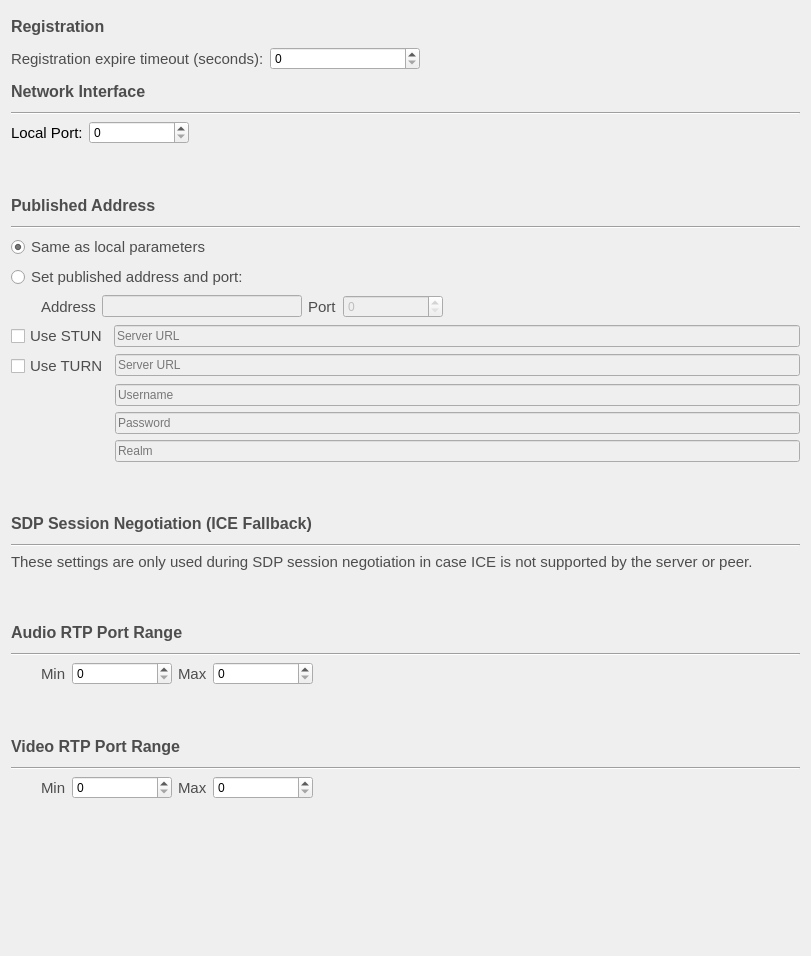
         <widget class="QWidget" name="scrollAreaWidgetContents">
          <property name="geometry">
           <rect>
            <x>0</x>
            <y>0</y>
            <width>811</width>
            <height>956</height>
           </rect>
          </property>
          <layout class="QVBoxLayout" name="verticalLayout_11">
           <item>
            <widget class="QLabel" name="label_2">
             <property name="minimumSize">
              <size>
               <width>0</width>
               <height>30</height>
              </size>
             </property>
             <property name="font">
              <font>
               <pointsize>12</pointsize>
               <weight>75</weight>
               <bold>true</bold>
              </font>
             </property>
             <property name="styleSheet">
              <string notr="true">color: rgb(77, 77, 77);</string>
             </property>
             <property name="text">
              <string>Registration</string>
             </property>
             <property name="buddy">
              <cstring>lrcfg_registrationExpire</cstring>
             </property>
            </widget>
           </item>
           <item>
            <layout class="QFormLayout" name="formLayout_3">
             <item row="0" column="0">
              <widget class="QLabel" name="label_9">
               <property name="font">
                <font>
                 <pointsize>11</pointsize>
                </font>
               </property>
               <property name="styleSheet">
                <string notr="true">color: rgb(77, 77, 77);</string>
               </property>
               <property name="text">
                <string>Registration expire timeout (seconds):</string>
               </property>
               <property name="buddy">
                <cstring>lrcfg_registrationExpire</cstring>
               </property>
              </widget>
             </item>
             <item row="0" column="1">
              <widget class="QSpinBox" name="lrcfg_registrationExpire">
               <property name="maximumSize">
                <size>
                 <width>150</width>
                 <height>16777215</height>
                </size>
               </property>
               <property name="toolTip">
                <string>Registration timeout selector spinbox</string>
               </property>
              </widget>
             </item>
            </layout>
           </item>
           <item>
            <widget class="QLabel" name="label_3">
             <property name="minimumSize">
              <size>
               <width>0</width>
               <height>30</height>
              </size>
             </property>
             <property name="font">
              <font>
               <pointsize>12</pointsize>
               <weight>75</weight>
               <bold>true</bold>
              </font>
             </property>
             <property name="styleSheet">
              <string notr="true">color: rgb(77, 77, 77);</string>
             </property>
             <property name="text">
              <string>Network Interface</string>
             </property>
            </widget>
           </item>
           <item>
            <widget class="Line" name="line_8">
             <property name="orientation">
              <enum>Qt::Horizontal</enum>
             </property>
            </widget>
           </item>
           <item>
            <layout class="QFormLayout" name="formLayout_4">
             <item row="0" column="0">
              <widget class="QLabel" name="label_10">
               <property name="font">
                <font>
                 <pointsize>11</pointsize>
                </font>
               </property>
               <property name="text">
                <string>Local Port:</string>
               </property>
               <property name="buddy">
                <cstring>lrcfg_localPort</cstring>
               </property>
              </widget>
             </item>
             <item row="0" column="1">
              <layout class="QHBoxLayout" name="horizontalLayout_7">
               <item>
                <widget class="QSpinBox" name="lrcfg_localPort">
                 <property name="minimumSize">
                  <size>
                   <width>100</width>
                   <height>0</height>
                  </size>
                 </property>
                 <property name="toolTip">
                  <string>local port selector spinbox</string>
                 </property>
                 <property name="maximum">
                  <number>65535</number>
                 </property>
                </widget>
               </item>
               <item>
                <spacer name="horizontalSpacer_4">
                 <property name="orientation">
                  <enum>Qt::Horizontal</enum>
                 </property>
                 <property name="sizeHint" stdset="0">
                  <size>
                   <width>40</width>
                   <height>20</height>
                  </size>
                 </property>
                </spacer>
               </item>
              </layout>
             </item>
            </layout>
           </item>
           <item>
            <spacer name="verticalSpacer_10">
             <property name="orientation">
              <enum>Qt::Vertical</enum>
             </property>
             <property name="sizeType">
              <enum>QSizePolicy::Fixed</enum>
             </property>
             <property name="sizeHint" stdset="0">
              <size>
               <width>20</width>
               <height>40</height>
              </size>
             </property>
            </spacer>
           </item>
           <item>
            <widget class="QLabel" name="label_4">
             <property name="minimumSize">
              <size>
               <width>0</width>
               <height>30</height>
              </size>
             </property>
             <property name="font">
              <font>
               <pointsize>12</pointsize>
               <weight>75</weight>
               <bold>true</bold>
              </font>
             </property>
             <property name="styleSheet">
              <string notr="true">color: rgb(77, 77, 77);</string>
             </property>
             <property name="text">
              <string>Published Address</string>
             </property>
            </widget>
           </item>
           <item>
            <widget class="Line" name="line_9">
             <property name="orientation">
              <enum>Qt::Horizontal</enum>
             </property>
            </widget>
           </item>
           <item>
            <layout class="QVBoxLayout" name="verticalLayout_8">
             <property name="topMargin">
              <number>0</number>
             </property>
             <property name="bottomMargin">
              <number>0</number>
             </property>
             <item>
              <widget class="QRadioButton" name="puslishedSameAsLocalRadio">
               <property name="font">
                <font>
                 <pointsize>11</pointsize>
                </font>
               </property>
               <property name="toolTip">
                <string>same as local radio button</string>
               </property>
               <property name="styleSheet">
                <string notr="true">color: rgb(77, 77, 77);</string>
               </property>
               <property name="text">
                <string>Same as local parameters</string>
               </property>
               <property name="checked">
                <bool>true</bool>
               </property>
               <attribute name="buttonGroup">
                <string notr="true">publishGroup</string>
               </attribute>
              </widget>
             </item>
             <item>
              <widget class="QRadioButton" name="customPublishedRadio">
               <property name="font">
                <font>
                 <pointsize>11</pointsize>
                </font>
               </property>
               <property name="toolTip">
                <string>personalise address and ports radio button</string>
               </property>
               <property name="styleSheet">
                <string notr="true">color: rgb(77, 77, 77);</string>
               </property>
               <property name="text">
                <string>Set published address and port:</string>
               </property>
               <attribute name="buttonGroup">
                <string notr="true">publishGroup</string>
               </attribute>
              </widget>
             </item>
             <item>
              <layout class="QHBoxLayout" name="publishAdressLayout">
               <property name="leftMargin">
                <number>30</number>
               </property>
               <property name="topMargin">
                <number>0</number>
               </property>
               <item>
                <widget class="QLabel" name="label_12">
                 <property name="font">
                  <font>
                   <pointsize>11</pointsize>
                  </font>
                 </property>
                 <property name="styleSheet">
                  <string notr="true">color: rgb(77, 77, 77);</string>
                 </property>
                 <property name="text">
                  <string>Address</string>
                 </property>
                 <property name="buddy">
                  <cstring>lrcfg_publishedAddress</cstring>
                 </property>
                </widget>
               </item>
               <item>
                <widget class="QLineEdit" name="lrcfg_publishedAddress">
                 <property name="enabled">
                  <bool>false</bool>
                 </property>
                 <property name="maximumSize">
                  <size>
                   <width>200</width>
                   <height>16777215</height>
                  </size>
                 </property>
                 <property name="toolTip">
                  <string>ip address text input</string>
                 </property>
                </widget>
               </item>
               <item>
                <widget class="QLabel" name="label_11">
                 <property name="font">
                  <font>
                   <pointsize>11</pointsize>
                  </font>
                 </property>
                 <property name="styleSheet">
                  <string notr="true">color: rgb(77, 77, 77);</string>
                 </property>
                 <property name="text">
                  <string>Port</string>
                 </property>
                 <property name="buddy">
                  <cstring>lrcfg_publishedPort</cstring>
                 </property>
                </widget>
               </item>
               <item>
                <widget class="QSpinBox" name="lrcfg_publishedPort">
                 <property name="enabled">
                  <bool>false</bool>
                 </property>
                 <property name="minimumSize">
                  <size>
                   <width>100</width>
                   <height>0</height>
                  </size>
                 </property>
                 <property name="toolTip">
                  <string>port selector spinbox</string>
                 </property>
                 <property name="maximum">
                  <number>65535</number>
                 </property>
                </widget>
               </item>
               <item>
                <spacer name="horizontalSpacer_5">
                 <property name="orientation">
                  <enum>Qt::Horizontal</enum>
                 </property>
                 <property name="sizeHint" stdset="0">
                  <size>
                   <width>40</width>
                   <height>20</height>
                  </size>
                 </property>
                </spacer>
               </item>
              </layout>
             </item>
             <item>
              <layout class="QHBoxLayout" name="horizontalLayout_8">
               <property name="topMargin">
                <number>0</number>
               </property>
               <item>
                <widget class="QCheckBox" name="lrcfg_sipStunEnabled">
                 <property name="font">
                  <font>
                   <pointsize>11</pointsize>
                  </font>
                 </property>
                 <property name="toolTip">
                  <string>use STUN checkbox</string>
                 </property>
                 <property name="styleSheet">
                  <string notr="true">color: rgb(77, 77, 77);</string>
                 </property>
                 <property name="text">
                  <string>Use STUN</string>
                 </property>
                </widget>
               </item>
               <item>
                <widget class="QLineEdit" name="lrcfg_sipStunServer">
                 <property name="enabled">
                  <bool>false</bool>
                 </property>
                 <property name="sizePolicy">
                  <sizepolicy hsizetype="MinimumExpanding" vsizetype="Fixed">
                   <horstretch>0</horstretch>
                   <verstretch>0</verstretch>
                  </sizepolicy>
                 </property>
                 <property name="placeholderText">
                  <string>Server URL</string>
                 </property>
                </widget>
               </item>
              </layout>
             </item>
             <item>
              <layout class="QFormLayout" name="formLayout_6">
               <property name="topMargin">
                <number>0</number>
               </property>
               <property name="bottomMargin">
                <number>0</number>
               </property>
               <item row="0" column="0">
                <widget class="QCheckBox" name="lrcfg_turnEnabled">
                 <property name="font">
                  <font>
                   <pointsize>11</pointsize>
                  </font>
                 </property>
                 <property name="toolTip">
                  <string>use TURN checkbox</string>
                 </property>
                 <property name="styleSheet">
                  <string notr="true">color: rgb(77, 77, 77);</string>
                 </property>
                 <property name="text">
                  <string>Use TURN</string>
                 </property>
                </widget>
               </item>
               <item row="0" column="1">
                <widget class="QLineEdit" name="lrcfg_turnServer">
                 <property name="enabled">
                  <bool>false</bool>
                 </property>
                 <property name="sizePolicy">
                  <sizepolicy hsizetype="MinimumExpanding" vsizetype="Fixed">
                   <horstretch>0</horstretch>
                   <verstretch>0</verstretch>
                  </sizepolicy>
                 </property>
                 <property name="toolTip">
                  <string>TURN server URL input</string>
                 </property>
                 <property name="placeholderText">
                  <string>Server URL</string>
                 </property>
                </widget>
               </item>
               <item row="1" column="1">
                <widget class="QLineEdit" name="lrcfg_turnServerUsername">
                 <property name="enabled">
                  <bool>false</bool>
                 </property>
                 <property name="sizePolicy">
                  <sizepolicy hsizetype="MinimumExpanding" vsizetype="Fixed">
                   <horstretch>0</horstretch>
                   <verstretch>0</verstretch>
                  </sizepolicy>
                 </property>
                 <property name="toolTip">
                  <string>TURN server username input</string>
                 </property>
                 <property name="placeholderText">
                  <string>Username</string>
                 </property>
                </widget>
               </item>
               <item row="2" column="1">
                <widget class="QLineEdit" name="lrcfg_turnServerPassword">
                 <property name="enabled">
                  <bool>false</bool>
                 </property>
                 <property name="sizePolicy">
                  <sizepolicy hsizetype="MinimumExpanding" vsizetype="Fixed">
                   <horstretch>0</horstretch>
                   <verstretch>0</verstretch>
                  </sizepolicy>
                 </property>
                 <property name="toolTip">
                  <string>TURN server password input</string>
                 </property>
                 <property name="echoMode">
                  <enum>QLineEdit::Password</enum>
                 </property>
                 <property name="placeholderText">
                  <string>Password</string>
                 </property>
                </widget>
               </item>
               <item row="3" column="1">
                <widget class="QLineEdit" name="lrcfg_turnServerRealm">
                 <property name="enabled">
                  <bool>false</bool>
                 </property>
                 <property name="sizePolicy">
                  <sizepolicy hsizetype="MinimumExpanding" vsizetype="Fixed">
                   <horstretch>0</horstretch>
                   <verstretch>0</verstretch>
                  </sizepolicy>
                 </property>
                 <property name="toolTip">
                  <string>TURN server Realm input</string>
                 </property>
                 <property name="placeholderText">
                  <string>Realm</string>
                 </property>
                </widget>
               </item>
              </layout>
             </item>
            </layout>
           </item>
           <item>
            <spacer name="verticalSpacer_11">
             <property name="orientation">
              <enum>Qt::Vertical</enum>
             </property>
             <property name="sizeType">
              <enum>QSizePolicy::Fixed</enum>
             </property>
             <property name="sizeHint" stdset="0">
              <size>
               <width>20</width>
               <height>40</height>
              </size>
             </property>
            </spacer>
           </item>
           <item>
            <widget class="QLabel" name="label_5">
             <property name="sizePolicy">
              <sizepolicy hsizetype="MinimumExpanding" vsizetype="Preferred">
               <horstretch>0</horstretch>
               <verstretch>0</verstretch>
              </sizepolicy>
             </property>
             <property name="minimumSize">
              <size>
               <width>0</width>
               <height>30</height>
              </size>
             </property>
             <property name="font">
              <font>
               <pointsize>12</pointsize>
               <weight>75</weight>
               <bold>true</bold>
              </font>
             </property>
             <property name="styleSheet">
              <string notr="true">color: rgb(77, 77, 77);</string>
             </property>
             <property name="text">
              <string>SDP Session Negotiation (ICE Fallback)</string>
             </property>
            </widget>
           </item>
           <item>
            <widget class="Line" name="line_10">
             <property name="orientation">
              <enum>Qt::Horizontal</enum>
             </property>
            </widget>
           </item>
           <item>
            <widget class="QLabel" name="label_6">
             <property name="sizePolicy">
              <sizepolicy hsizetype="MinimumExpanding" vsizetype="Preferred">
               <horstretch>0</horstretch>
               <verstretch>0</verstretch>
              </sizepolicy>
             </property>
             <property name="font">
              <font>
               <pointsize>11</pointsize>
              </font>
             </property>
             <property name="styleSheet">
              <string notr="true">color: rgb(77, 77, 77);</string>
             </property>
             <property name="text">
              <string>These settings are only used during SDP session negotiation in case ICE is not supported by the server or peer.</string>
             </property>
             <property name="wordWrap">
              <bool>true</bool>
             </property>
            </widget>
           </item>
           <item>
            <spacer name="verticalSpacer_12">
             <property name="orientation">
              <enum>Qt::Vertical</enum>
             </property>
             <property name="sizeType">
              <enum>QSizePolicy::Fixed</enum>
             </property>
             <property name="sizeHint" stdset="0">
              <size>
               <width>20</width>
               <height>40</height>
              </size>
             </property>
            </spacer>
           </item>
           <item>
            <widget class="QLabel" name="label_8">
             <property name="minimumSize">
              <size>
               <width>0</width>
               <height>30</height>
              </size>
             </property>
             <property name="font">
              <font>
               <pointsize>12</pointsize>
               <weight>75</weight>
               <bold>true</bold>
              </font>
             </property>
             <property name="styleSheet">
              <string notr="true">color: rgb(77, 77, 77);</string>
             </property>
             <property name="text">
              <string>Audio RTP Port Range</string>
             </property>
            </widget>
           </item>
           <item>
            <widget class="Line" name="line_11">
             <property name="orientation">
              <enum>Qt::Horizontal</enum>
             </property>
            </widget>
           </item>
           <item>
            <layout class="QHBoxLayout" name="horizontalLayout_5">
             <property name="leftMargin">
              <number>30</number>
             </property>
             <property name="topMargin">
              <number>0</number>
             </property>
             <item>
              <widget class="QLabel" name="label_13">
               <property name="font">
                <font>
                 <pointsize>11</pointsize>
                </font>
               </property>
               <property name="styleSheet">
                <string notr="true">color: rgb(77, 77, 77);</string>
               </property>
               <property name="text">
                <string>Min</string>
               </property>
               <property name="buddy">
                <cstring>lrcfg_audioPortMin</cstring>
               </property>
              </widget>
             </item>
             <item>
              <widget class="QSpinBox" name="lrcfg_audioPortMin">
               <property name="minimumSize">
                <size>
                 <width>100</width>
                 <height>0</height>
                </size>
               </property>
               <property name="toolTip">
                <string>Lower boundary for audio RTP port range selector</string>
               </property>
               <property name="maximum">
                <number>65535</number>
               </property>
              </widget>
             </item>
             <item>
              <widget class="QLabel" name="label_14">
               <property name="font">
                <font>
                 <pointsize>11</pointsize>
                </font>
               </property>
               <property name="styleSheet">
                <string notr="true">color: rgb(77, 77, 77);</string>
               </property>
               <property name="text">
                <string>Max</string>
               </property>
               <property name="buddy">
                <cstring>lrcfg_audioPortMax</cstring>
               </property>
              </widget>
             </item>
             <item>
              <widget class="QSpinBox" name="lrcfg_audioPortMax">
               <property name="minimumSize">
                <size>
                 <width>100</width>
                 <height>0</height>
                </size>
               </property>
               <property name="toolTip">
                <string>higher boundary for audio RTP port range selector</string>
               </property>
               <property name="maximum">
                <number>65535</number>
               </property>
              </widget>
             </item>
             <item>
              <spacer name="horizontalSpacer_2">
               <property name="orientation">
                <enum>Qt::Horizontal</enum>
               </property>
               <property name="sizeType">
                <enum>QSizePolicy::MinimumExpanding</enum>
               </property>
               <property name="sizeHint" stdset="0">
                <size>
                 <width>40</width>
                 <height>20</height>
                </size>
               </property>
              </spacer>
             </item>
            </layout>
           </item>
           <item>
            <spacer name="verticalSpacer_13">
             <property name="orientation">
              <enum>Qt::Vertical</enum>
             </property>
             <property name="sizeType">
              <enum>QSizePolicy::Fixed</enum>
             </property>
             <property name="sizeHint" stdset="0">
              <size>
               <width>20</width>
               <height>40</height>
              </size>
             </property>
            </spacer>
           </item>
           <item>
            <widget class="QLabel" name="label_7">
             <property name="minimumSize">
              <size>
               <width>0</width>
               <height>30</height>
              </size>
             </property>
             <property name="font">
              <font>
               <pointsize>12</pointsize>
               <weight>75</weight>
               <bold>true</bold>
              </font>
             </property>
             <property name="styleSheet">
              <string notr="true">color: rgb(77, 77, 77);</string>
             </property>
             <property name="text">
              <string>Video RTP Port Range</string>
             </property>
            </widget>
           </item>
           <item>
            <widget class="Line" name="line_12">
             <property name="orientation">
              <enum>Qt::Horizontal</enum>
             </property>
            </widget>
           </item>
           <item>
            <layout class="QHBoxLayout" name="horizontalLayout_6">
             <property name="leftMargin">
              <number>30</number>
             </property>
             <property name="topMargin">
              <number>0</number>
             </property>
             <item>
              <widget class="QLabel" name="label_15">
               <property name="font">
                <font>
                 <pointsize>11</pointsize>
                </font>
               </property>
               <property name="styleSheet">
                <string notr="true">color: rgb(77, 77, 77);</string>
               </property>
               <property name="text">
                <string>Min</string>
               </property>
               <property name="buddy">
                <cstring>lrcfg_videoPortMin</cstring>
               </property>
              </widget>
             </item>
             <item>
              <widget class="QSpinBox" name="lrcfg_videoPortMin">
               <property name="minimumSize">
                <size>
                 <width>100</width>
                 <height>0</height>
                </size>
               </property>
               <property name="toolTip">
                <string>Lower boundary for audio RTP port range selector</string>
               </property>
               <property name="maximum">
                <number>65535</number>
               </property>
              </widget>
             </item>
             <item>
              <widget class="QLabel" name="label_16">
               <property name="font">
                <font>
                 <pointsize>11</pointsize>
                </font>
               </property>
               <property name="styleSheet">
                <string notr="true">color: rgb(77, 77, 77);</string>
               </property>
               <property name="text">
                <string>Max</string>
               </property>
               <property name="buddy">
                <cstring>lrcfg_videoPortMax</cstring>
               </property>
              </widget>
             </item>
             <item>
              <widget class="QSpinBox" name="lrcfg_videoPortMax">
               <property name="minimumSize">
                <size>
                 <width>100</width>
                 <height>0</height>
                </size>
               </property>
               <property name="toolTip">
                <string>higher boundary for audio RTP port range selector</string>
               </property>
               <property name="maximum">
                <number>65535</number>
               </property>
              </widget>
             </item>
             <item>
              <spacer name="horizontalSpacer_3">
               <property name="orientation">
                <enum>Qt::Horizontal</enum>
               </property>
               <property name="sizeType">
                <enum>QSizePolicy::MinimumExpanding</enum>
               </property>
               <property name="sizeHint" stdset="0">
                <size>
                 <width>40</width>
                 <height>20</height>
                </size>
               </property>
              </spacer>
             </item>
            </layout>
           </item>
           <item>
            <spacer name="verticalSpacer_14">
             <property name="orientation">
              <enum>Qt::Vertical</enum>
             </property>
             <property name="sizeHint" stdset="0">
              <size>
               <width>20</width>
               <height>40</height>
              </size>
             </property>
            </spacer>
           </item>
          </layout>
         </widget>
